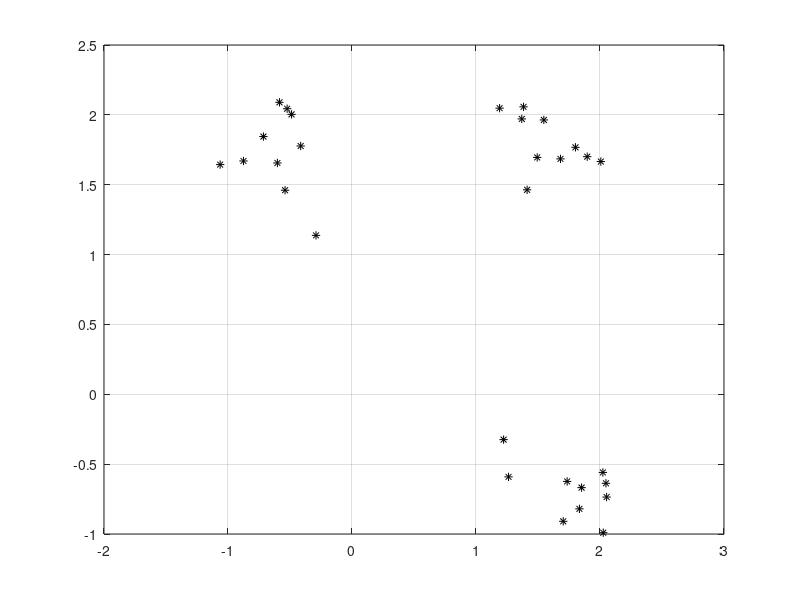

Here is the MATLAB script that generated this plot: (Note: this script raises an error after producing the figure.)
close all, clear all, clc, format compact

% number of samples of each cluster
K = 10;
% offset of classes
q = 1.1;
% define 4 clusters of input data
P = [rand(1,K)-q rand(1,K)+q rand(1,K)+q;
     rand(1,K)+q rand(1,K)+q rand(1,K)-q];
P1=P(1,:)
P2=P(2,:)
% plot clusters
plot(P(1,:),P(2,:),'k*')
hold on
grid on
%%

% SOM parameters`
dimensions   = [10 10];
coverSteps   = 100;
initNeighbor = 4;
topologyFcn  = 'hextop';
distanceFcn  = 'linkdist';

% define net
net = selforgmap(dimensions,coverSteps,initNeighbor,topologyFcn,distanceFcn);
plotsomtop(net)

%%
% train
[net,Y] = train(net,P);

%%
% plot input data and SOM weight positions
plotsompos(net,P);
grid on

% plot SOM neighbor distances
plotsomnd(net)

% plot for each SOM neuron the number of input vectors that it classifies
figure
plotsomhits(net,P)